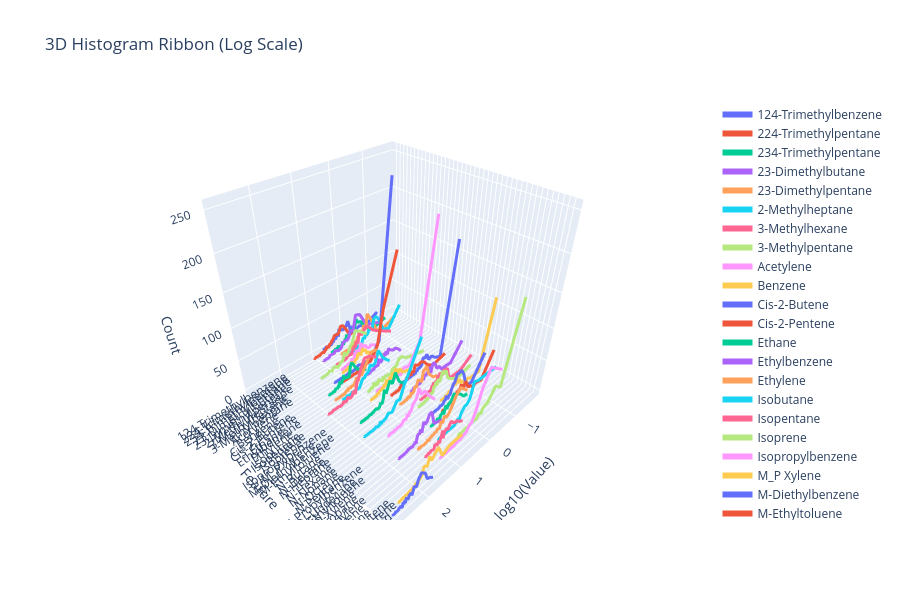

Write notebook code for a chart like this one.
### Code cell
_ = plot_3d_histogram_ribbons_log(data_handler.input_data)
